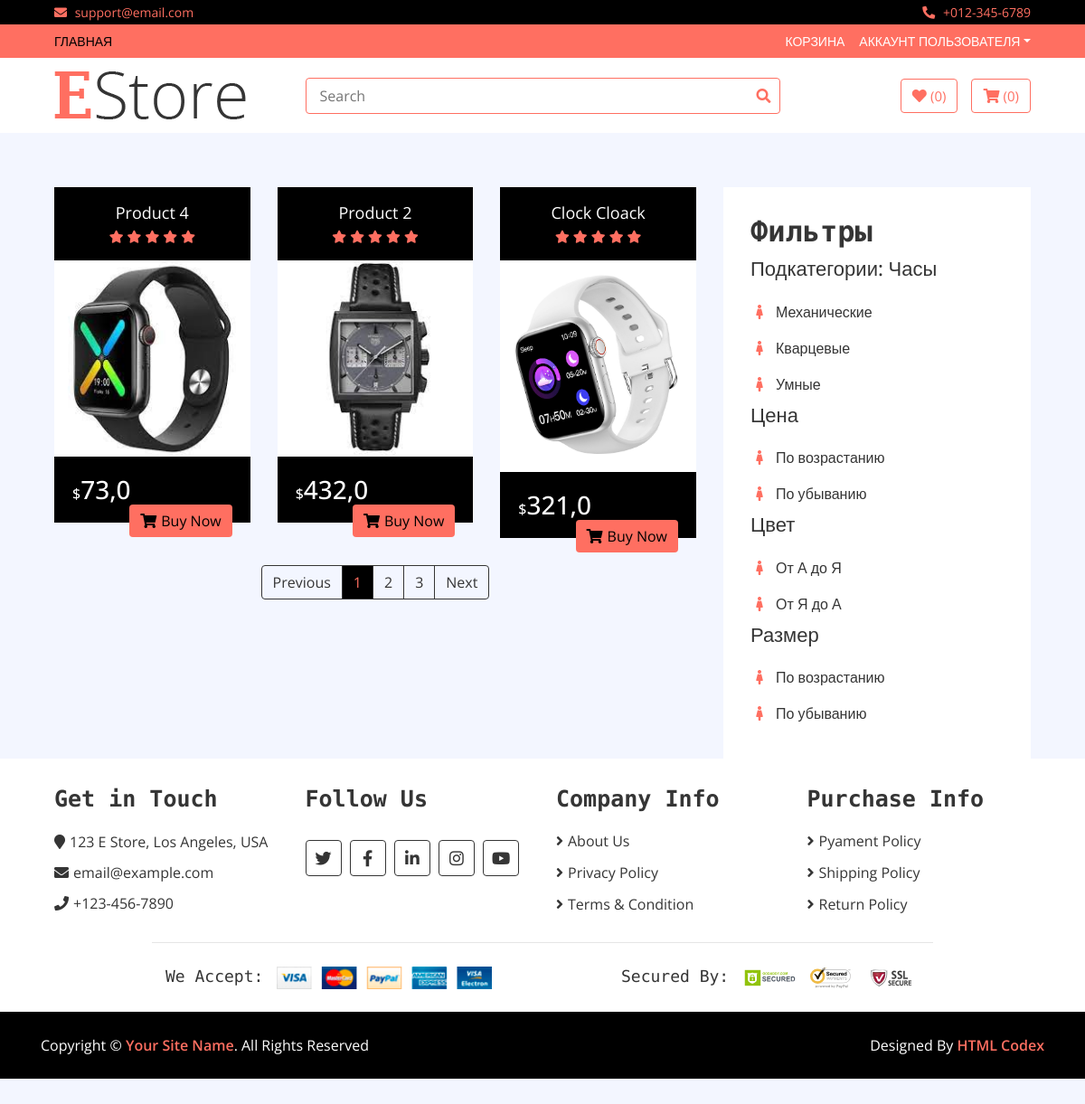
The app's page /category/chasy/ with its own data.
### shop/models.py (models this page shows, shortened)
class Product(models.Model):
    title = models.CharField(
        max_length=250,
        verbose_name="Наименование товара",
    )
    price = models.FloatField(verbose_name="Цена товара")
    created_at = models.DateTimeField(
        auto_now_add=True,
        verbose_name="Дата создания",
    )
    watched = models.IntegerField(
        default=0,
        verbose_name="Количество просмотров",
    )
    quantity = models.IntegerField(
        default=0,
        verbose_name="Количество на складе",
    )
    description = models.TextField(
        default="Здесь скоро будет описание", verbose_name="Описание товара"
    )
    info = models.TextField(
        default="Дополнительная информация о товаре",
        verbose_name="Информация о товаре",
    )
    category = models.ForeignKey(
        Category,
        related_name="products",
        verbose_name="Категории",
        on_delete=models.CASCADE,
    )
    slug = models.SlugField(
        unique=True,
        null=True,
    )
    size = models.IntegerField(default=30, verbose_name="Размер в мм")
    color = models.CharField(
        default="Серебро", max_length=30, verbose_name="Цвет/Материал"
    )
    def get_absolute_url(self):
        return reverse("product_page", kwargs={"slug": self.slug})
    def get_first_photo(self):
        if self.images.all():
            return self.images.first().image.url
    class Meta:
        verbose_name = "Продукт"
        verbose_name_plural = "Продукты"

class Galery(models.Model):
    image = models.ImageField(upload_to="products/", verbose_name="Изображение")
    product = models.ForeignKey(
        Product,
        related_name="images",
        on_delete=models.CASCADE,
    )
    class Meta:
        verbose_name = "Изображения"
        verbose_name_plural = "Галерея товаров"

class Category(models.Model):
    title = models.CharField(
        max_length=150,
        verbose_name="Имя категории",
    )
    image = models.ImageField(
        upload_to="categories/",
        verbose_name="Изображение категории",
        null=True,
        blank=True,
    )
    slug = models.SlugField(unique=True, null=True)
    parent = models.ForeignKey(
        "self",
        on_delete=models.CASCADE,
        null=True,
        blank=True,
        verbose_name="Категория",
        related_name="subcategories",
    )
    def __str__(self):
        return self.title
    class Meta:
        verbose_name = "Категория"
        verbose_name_plural = "Категории"

### shop/views.py (the view)
class SubCategeries(ListView):
    model = Product
    context_object_name = "products"
    template_name = "shop/category_page.html"
    def get_queryset(self):
        type_field = self.request.GET.get("type")
        if type_field:
            products = Product.objects.filter(category__slug=type_field)[:3]
            return products
        parent_category = Category.objects.get(slug=self.kwargs["slug"])
        sub = parent_category.subcategories.all()
        products = Product.objects.filter(category__in=sub).order_by("?")[:3]
        sorted_field = self.request.GET.get("sort")
        if sorted_field:
            products = products.order_by(sorted_field)[:3]
        return products
    def get_context_data(self, **kwargs):
        context = super().get_context_data()
        parent_category = Category.objects.get(slug=self.kwargs["slug"])
        context["category"] = parent_category
        context["title"] = parent_category.title
        return context

### shop/templatetags/shop_tags.py (called while the page is built)
@register.simple_tag()
def get_subcategories(category):
    return Category.objects.filter(parent=category)

@register.simple_tag()
def get_sorted():
    return [
        {
            "title": "Цена",
            "sorters": [
                ("price", "По возрастанию"),
                ("-price", "По убыванию"),
            ],
        },
        {
            "title": "Цвет",
            "sorters": [
                ("color", "От А до Я"),
                ("-color", "От Я до А"),
            ],
        },
        {
            "title": "Размер",
            "sorters": [
                ("size", "По возрастанию"),
                ("-size", "По убыванию"),
            ],
        },
    ]

### shop/templates/shop/category_page.html (shortened to what this page needs)
{% extends "base.html" %}
{% block main %}
<div class="product-view">
    <div class="container-fluid">
        <div class="row">
            <div class="col-lg-8">
                <div class="row">
                    {% for product in products  %}
                        <div class="col-md-4">
                            {% include "shop/components/_product_card.html" %}
                        </div>
                    {% endfor %}
                </div>
                <div class="col-md-12">
                    <nav aria-label="Page navigation example">
                        <ul class="pagination justify-content-center">
                            <li class="page-item disabled">
                                <a class="page-link" href="#" tabindex="-1">Previous</a>
                            </li>
                            <li class="page-item active"><a class="page-link" href="#">1</a></li>
                            <li class="page-item"><a class="page-link" href="#">2</a></li>
                            <li class="page-item"><a class="page-link" href="#">3</a></li>
                            <li class="page-item">
                                <a class="page-link" href="#">Next</a>
                            </li>
                        </ul>
                    </nav>
                </div>
            </div>
            {% include "shop/components/_sort.html" %}
        </div>
    </div>
</div>
{% endblock main %}

### shop/templates/shop/components/_product_card.html (shortened to what this page needs)
    <div class="product-item">
        <div class="product-title">
            <a href="{{ product.get_absolute_url }}">{{ product.title }}</a>
            <div class="ratting">
                <i class="fa fa-star"></i>
                <i class="fa fa-star"></i>
                <i class="fa fa-star"></i>
                <i class="fa fa-star"></i>
                <i class="fa fa-star"></i>
            </div>
        </div>
        <div class="product-image">
            <a href="product-detail.html">
                <img src="{{ product.get_first_photo }}" alt="Product Image">
            </a>
        </div>
        <div class="product-price">
            <h3><span>$</span>{{ product.price }}</h3>
            <a class="btn" href="{% url 'product_page' product.slug %}"><i class="fa fa-shopping-cart"></i>Buy Now</a>
        </div>
    </div>

### shop/templates/shop/components/_sort.html
{% load shop_tags %}
{% get_subcategories category as categories %}
{% get_sorted as data%}
            <div class="col-lg-4 sidebar">
                <div class="sidebar-widget category">
                    <h2>Фильтры</h2>
                    <h3 class="title">Подкатегории: {{ category }}
                    </h3>
                    {% for cat in categories %}
                        <nav class="navbar bg-light">
                            <ul class="navbar-nav">
                                <li class="nav-item">
                                    <a class="nav-link" href="?type={{ cat.slug }}"><i class="fa fa-female"></i>{{ cat }}</a>
                                </li>
                            </ul>
                        </nav>
                    {% endfor %}
                    {% for key in data  %}
                        <h3 class="title"> {{ key.title }}
                        </h3>
                            {% for value in key.sorters %}
                            <nav class="navbar bg-light">
                                <ul class="navbar-nav">
                                    <li class="nav-item">
                                        <a class="nav-link" href="?sort={{ value.0 }}"><i class="fa fa-female"></i>{{ value.1 }} </a>
                                    </li>
                                </ul>
                            </nav>
                        {% endfor %}
                    {% endfor %}
                </div>

### shop/static/shop/css/style.css (style rules this page uses)
a { color: #FF6F61; }
h2 { font-family: 'Source Code Pro', monospace; font-weight: 700; }
@media (min-width: 992px) { .container-fluid { padding-right: 60px; padding-left: 60px; } }
.btn { color: #FF6F61; background: #ffffff; border: 1px solid #FF6F61; }
.category { position: relative; padding: 0 15px; margin-bottom: 30px; }
.product-item { position: relative; }
.product-item .product-title { padding: 15px; text-align: center; background: #000000; transition: all .3s; }
.product-item .product-title a, .product-item .product-title .ratting { position: relative; width: 100%; }
.product-item .product-title a { margin-bottom: 5px; color: #ffffff; font-size: 18px; }
.product-item .product-title .ratting i { font-size: 14px; color: #FF6F61; }
.product-item .product-image { position: relative; overflow: hidden; }
.product-item .product-image a { display: block; background: #ffffff; transition: .3s; }
.product-item .product-image img { width: 100%; transition: all .3s; }
.product-item .product-price { padding: 20px; background: #000000; transition: all .3s; }
.product-item .product-price h3 { display: inline-block; color: #ffffff; margin: 0; }
.product-item .product-price h3 span { font-size: 16px; }
.product-item .product-price .btn { float: right; border: none; color: #000000; background: #FF6F61; }
.product-item .product-price .btn i { margin-right: 5px; }
.product-view { position: relative; width: 100%; padding: 30px 0; }
.product-view .product-item { margin-bottom: 30px; }
.product-view .pagination { margin: 0; }
.product-view .pagination .page-item .page-link { color: #353535; background: transparent; border-color: #353535; }
.product-view .pagination .page-item:hover .page-link, .product-view .pagination .page-item.active .page-link { color: #FF6F61; background: #000000; }
.sidebar-widget { padding: 30px; background: #ffffff; }
.sidebar-widget .title { position: relative; font-size: 22px; text-transform: capitalize; margin-bottom: 15px; }
.sidebar-widget.category { margin: 0; }
.sidebar-widget.category .navbar { padding: 0; overflow: hidden; background: #ffffff !important; }
.sidebar-widget.category .navbar-nav { width: 100%; }
.sidebar-widget.category .navbar li { border-bottom: 1px solid #f3f6ff; }
.sidebar-widget.category .navbar li:last-child { border-bottom: none; }
.sidebar-widget.category .navbar a { color: #353535; }
.sidebar-widget.category .navbar i { color: #FF6F61; width: 20px; text-align: center; margin-right: 8px; }

### records on screen
Product: title "Product 4", get_first_photo (picture), price "73,0"
Product: title "Product 2", get_first_photo (picture), price "432,0"
Product: title "Clock Cloack", get_first_photo (picture), price "321,0"
Category: title "Часы"
Category: title "Механические"
Category: title "Кварцевые"
Category: title "Умные"

### other values on screen
{{ key.title }} "Цена" "Цвет" "Размер"
{{ value.1 }} "По возрастанию" "По убыванию" "От А до Я" "От Я до А" "По возрастанию" "По убыванию"
